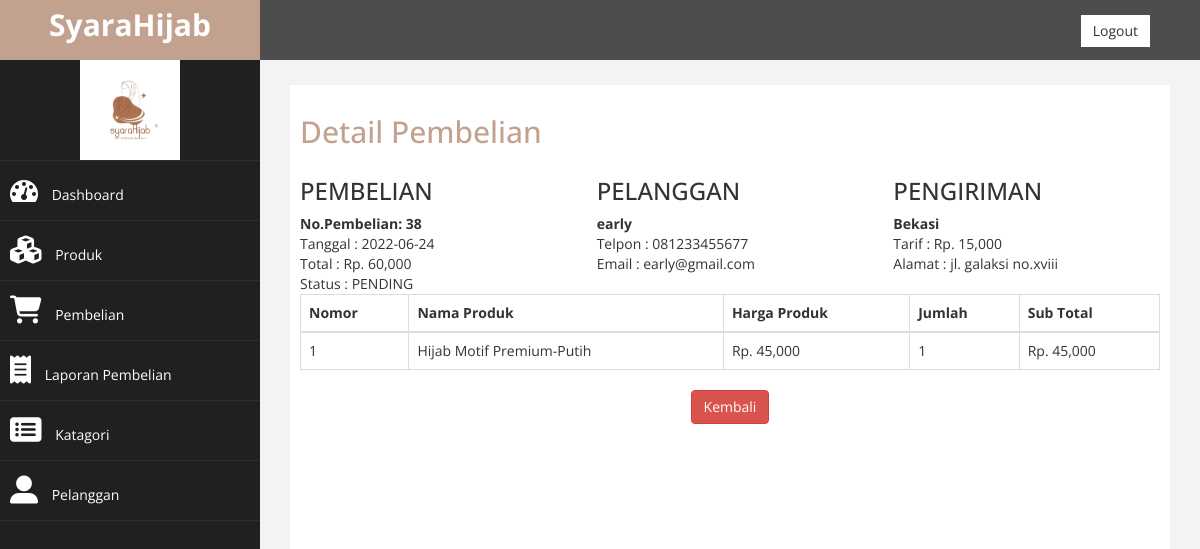
Screenshot of /admin/dashboard.php?halaman=detail&id=38 (signed in) with the database file from the repository.
### tables this page shows
CREATE TABLE `pembelian` (
  `id_pembelian` int(11) NOT NULL,
  `id_pelanggan` int(11) NOT NULL,
  `id_ongkir` int(5) NOT NULL,
  `tanggal_pembelian` date NOT NULL,
  `total_pembelian` int(11) NOT NULL,
  `nama_kota` varchar(15) NOT NULL,
  `tarif` int(5) NOT NULL,
  `alamat_pengiriman` varchar(50) NOT NULL,
  `status_pembelian` varchar(20) NOT NULL DEFAULT 'PENDING',
  `resi_pengiriman` varchar(20) NOT NULL
);

CREATE TABLE `pelanggan` (
  `id_pelanggan` int(11) NOT NULL,
  `email_pelanggan` varchar(30) NOT NULL,
  `password_pelanggan` varchar(6) NOT NULL,
  `nama_pelanggan` varchar(30) NOT NULL,
  `telpon_pelanggan` varchar(12) NOT NULL
);

CREATE TABLE `pembelian_produk` (
  `id_pembelian_produk` int(11) NOT NULL,
  `id_pembelian` int(11) NOT NULL,
  `id_produk` int(11) NOT NULL,
  `jumlah_produk` int(11) NOT NULL,
  `nama` varchar(30) NOT NULL,
  `harga` int(9) NOT NULL,
  `berat` int(3) NOT NULL,
  `subharga` int(10) NOT NULL
);

CREATE TABLE `produk` (
  `id_produk` int(11) NOT NULL,
  `kat_produk` varchar(15) NOT NULL,
  `nama_produk` varchar(30) NOT NULL,
  `harga_produk` int(11) NOT NULL,
  `berat_produk` int(4) NOT NULL,
  `foto_produk` varchar(100) NOT NULL,
  `deskripsi_produk` text NOT NULL,
  `stok_produk` int(11) NOT NULL
);

### admin/detail.php (the view)
<h2>Detail Pembelian</h2>
<!DOCTYPE html>
<html>
<head>
    <link rel="stylesheet" href="https://cdnjs.cloudflare.com/ajax/libs/font-awesome/4.7.0/css/font-awesome.min.css">
</head>
<body>
<?php
    $ambil = $koneksi->query("SELECT * FROM pembelian JOIN pelanggan ON pembelian.id_pelanggan=pelanggan.id_pelanggan WHERE pembelian.id_pembelian='$_GET[id]'");
    $detail = $ambil->fetch_assoc();
?>
<div class="row">
    <div class="col-md-4">
        <h3>PEMBELIAN</h3>
        <strong>No.Pembelian: <?= $detail['id_pembelian'] ?></strong><br>
           Tanggal : <?php echo $detail['tanggal_pembelian']; ?> <br>
           Total : Rp. <?php echo number_format ($detail['total_pembelian']); ?><br>
           Status : <?php echo $detail['status_pembelian']; ?>
    </div>
    <div class="col-md-4">
        <h3>PELANGGAN</h3>
        <strong><?php echo $detail['nama_pelanggan']; ?></strong> <br>
           Telpon : <?php echo $detail['telpon_pelanggan']; ?> <br>
            Email : <?php echo $detail['email_pelanggan']; ?>
    </div>
    <div class="col-md-4">
        <h3>PENGIRIMAN</h3>
        <strong><?php echo $detail['nama_kota']; ?></strong> <br>
           Tarif : Rp. <?php echo number_format ($detail['tarif']); ?><br>
           Alamat : <?php echo $detail['alamat_pengiriman']; ?>
    </div>
</div>
<table class="table table-bordered">
    <thead>
        <tr>
            <th>Nomor</th>
            <th>Nama Produk</th>
            <th>Harga Produk</th>
            <th>Jumlah</th>
            <th>Sub Total</th>
        </tr>
    </thead>
    <tbody>
        <?php $nomor=1; ?>
        <?php $ambil=$koneksi->query("SELECT * FROM pembelian_produk JOIN produk ON
        pembelian_produk.id_produk=produk.id_produk
        WHERE pembelian_produk.id_pembelian='$_GET[id]'"); ?>
        <?php while ($pecah=$ambil->fetch_assoc()) { ?>
        <tr>
            <td><?php echo $nomor;?></td>
            <td><?php echo $pecah['nama_produk']; ?></td>
            <td>Rp. <?php echo number_format ($pecah['harga_produk']); ?></td>
            <td><?php echo $pecah['jumlah_produk']; ?></td>
            <td>
                Rp. <?php echo number_format ($pecah['harga_produk']*$pecah['jumlah_produk']); ?>
            </td>
        </tr>
        <?php $nomor++; ?>
        <?php } ?>
    </tbody>
</table>
<center><a href="dashboard.php?halaman=pembelian" class="btn btn-danger" type="button">Kembali</a></center>
</body>
</html>

### admin/assets/css/custom.css (style rules this page uses)
body { font-family: 'Open Sans', sans-serif; }
h2 { color: #C3A18F; }

### rows the page displays
pembelian: id_pembelian "38", tanggal_pembelian "2022-06-24", total_pembelian "60,000", status_pembelian "PENDING", id_pelanggan.nama_pelanggan "early", id_pelanggan.telpon_pelanggan "081233455677", id_pelanggan.email_pelanggan "early@gmail.com", nama_kota "Bekasi", tarif "15,000", alamat_pengiriman "jl. galaksi no.xviii"
pembelian_produk: id_produk.nama_produk "Hijab Motif Premium-Putih", id_produk.harga_produk "45,000", jumlah_produk "1", $pecah['harga_produk']*$pecah['jumlah_produk'] "45,000"
